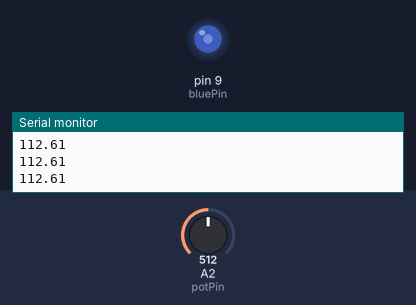
The sketch below on a simulated Arduino Uno, built with avr-gcc and run on an emulated ATmega328P. On the bench: output pins drawn as LEDs (lit = HIGH), the last lines printed to the serial monitor. The inputs (shaded band) are chosen by the test bench; at power-on: A2 (potPin) = 512.

Above: at 1.2 s.
1.3 s: A2 (potPin) set to 716
At 2.5 s:
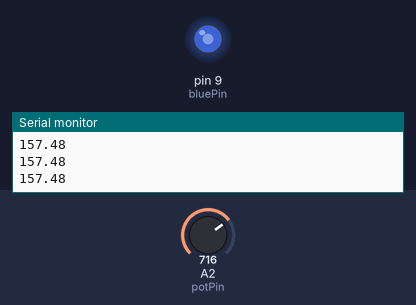
2.8 s: A2 (potPin) set to 900
At 3.7 s:
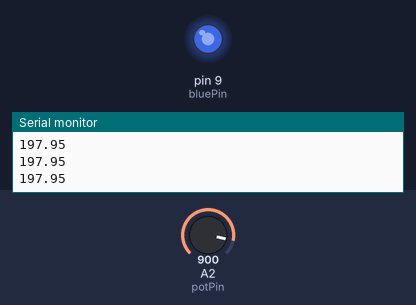
4.3 s: A2 (potPin) set to 122
At 4.7 s:
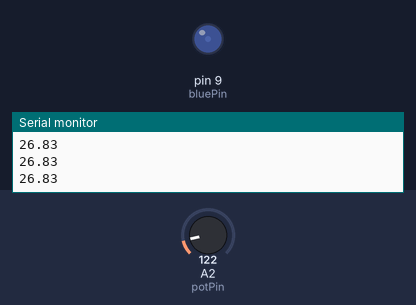
5.8 s: A2 (potPin) set to 0
At 7.0 s:
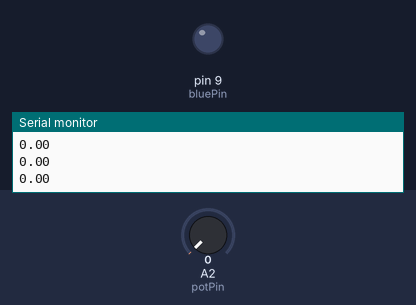
7.3 s: A2 (potPin) set to 511
At 8.4 s:
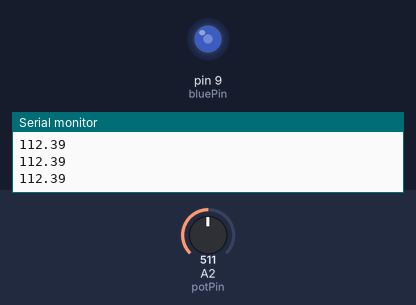
Timing chart, 0 to 9.8 s (numbered marks = the images above; inputs shaded):
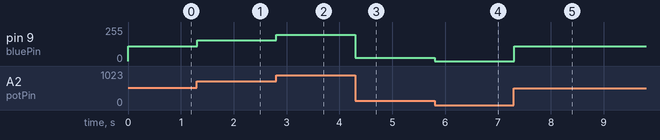

The sketch:

Dimmable_LED.ino
```cpp
int potPin = A2;
int bluePin = 9;
int potVal;
float LED_Val;


void setup() {
  // put your setup code here, to run once:
  pinMode(potPin,INPUT);
  pinMode(bluePin,OUTPUT);
  Serial.begin(9600);

}

void loop() {
  // put your main code here, to run repeatedly:
  potVal = analogRead(potPin);
  LED_Val = (225./1023.) * potVal;
  analogWrite(bluePin,LED_Val);
  Serial.println(LED_Val);


}
```

Measured:
- after the input at 1.3 s, pin 9 (bluePin): 112/255 → 157/255 at once
- after the input at 2.8 s, pin 9 (bluePin): 157/255 → 197/255 at once
- after the input at 4.3 s, pin 9 (bluePin): 197/255 → 26/255 at once
- after the input at 5.8 s, pin 9 (bluePin): 26/255 → 0/255 at once
- after the input at 7.3 s, pin 9 (bluePin): 0/255 → 112/255 at once
